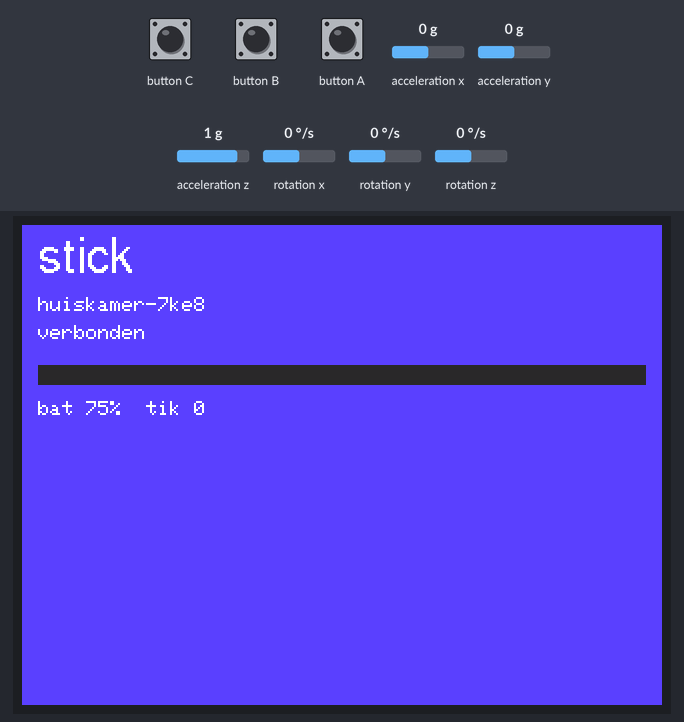
Simulated run of this sketch. Board: ESP32. Shown: 320×240 colour display. The test bench sets the inputs (shaded band); at power-on: acceleration x 0 g, acceleration y 0 g, acceleration z 1 g, rotation x 0 °/s, rotation y 0 °/s, rotation z 0 °/s. WiFi joins after 1.5 s; servers stay silent unless stated; no MQTT or app messages arrive unless stated.

Above: at 3.0 s.
3.1 s: acceleration x set to -1.4 g
At 3.34 s:
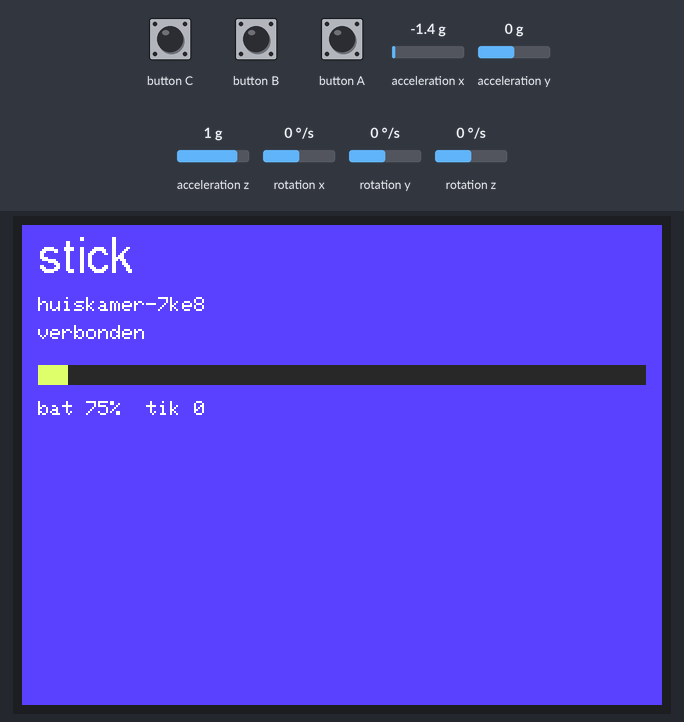
4.7 s: button C pressed for 1 s
7.2 s: button A pressed for 0.15 s
At 8.0 s:
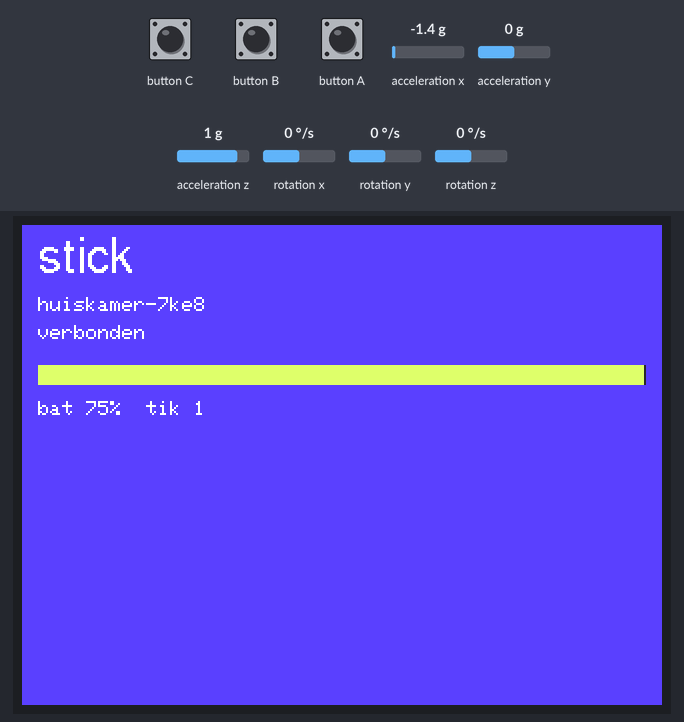
8.9 s: acceleration x set to 0 g
At 9.37 s:
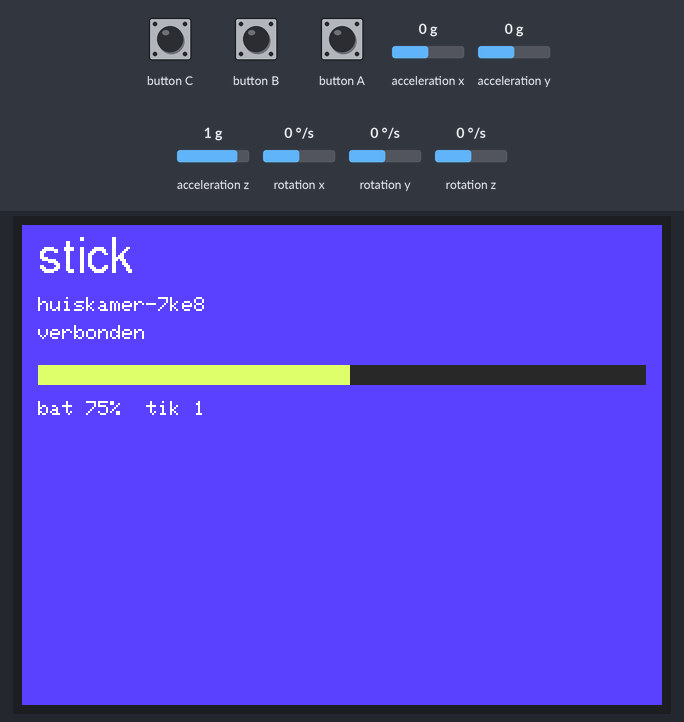
10.7 s: acceleration y set to -1.4 g
At 11.38 s:
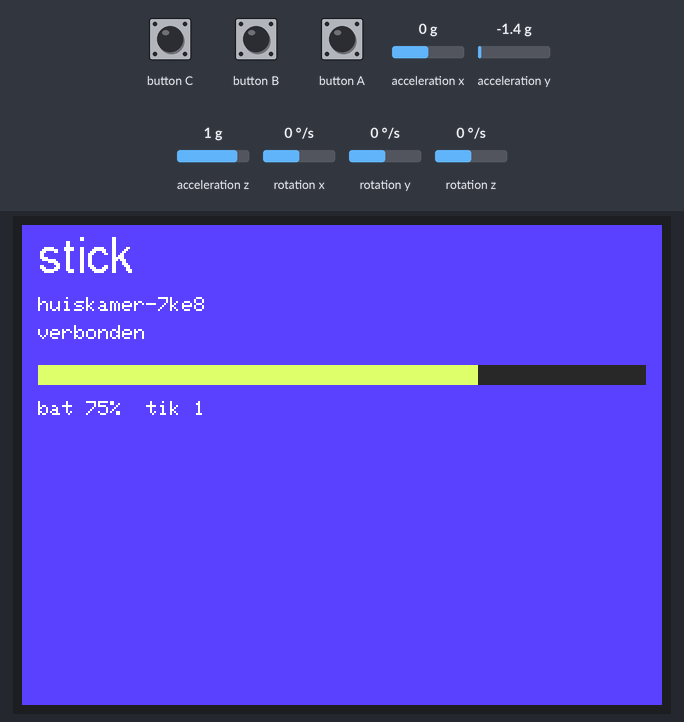
12.5 s: button A pressed for 0.15 s
At 14.3 s:
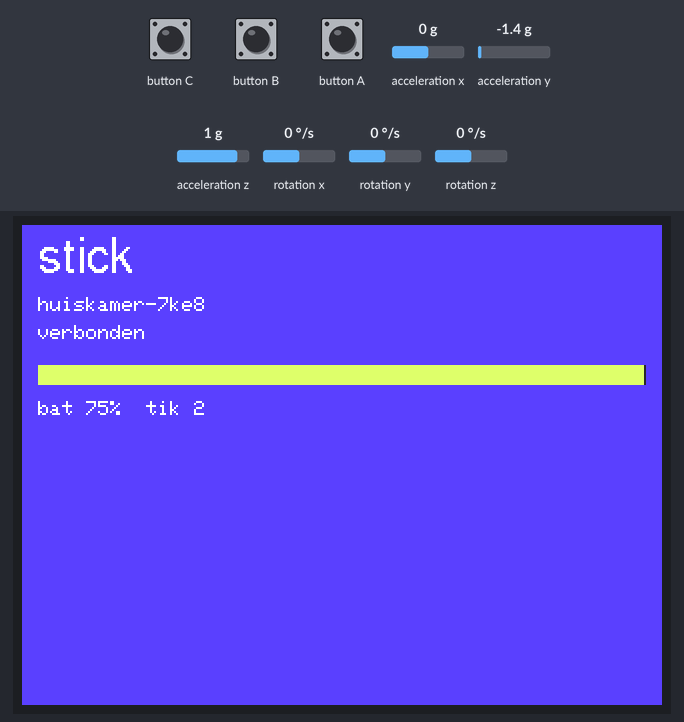
Timing chart, 0 to 15.5 s (numbered marks = the images above; inputs shaded):
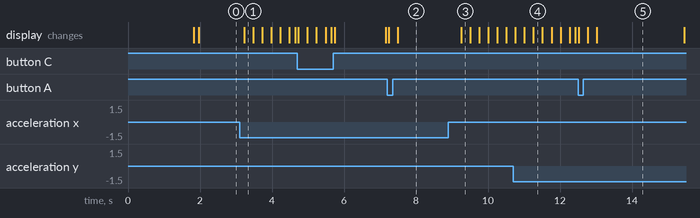

Measured:
- after the input at 3.1 s, the display: changes after 0.12 s (image 1)
- after the input at 7.2 s, the display: first differs from a run without the input after 0.30 s (image 2)
- after the input at 8.9 s, the display: changes after 0.35 s (image 3)

The sketch:

m5stick-zender.ino
```cpp
/*
 * Lummellab · M5StickC Plus2 als bewegingszender
 *
 * Leest de ingebouwde IMU (versnelling + gyro) op 50 Hz en stuurt elke 100 ms
 * een pakketje via wifi/MQTT naar het Lummellab-kanaal:
 *   topic  tuhtf/speelkamer/<KANAAL>/lijf/<id>
 *   json   {"name":"stick","raw":[x,y,z, ...],"g":[gx,gy,gz, ...],"t":ms,"seq":n,"hz":50,"gyro":12.3,"bat":87,"btn":0}
 * raw = versnelling in milli-g. Het Lummellab haalt daar pas, onrust, kanteling,
 * adem en schrik uit (zelfde analyse als voor de Polar H10 en telefoons).
 *
 * Knoppen:
 *   A (groot, voorkant)  korte druk = 'tik' naar het kanaal (btn telt op) · lang = naam wisselen
 *   B (zijkant)          scherm aan/uit (spaart batterij)
 *
 * Instellen: wifi en kanaal komen uit .env of secrets.h (zie instellingen hieronder). Kanaal = de code in het Lummellab
 * (veld naast 'open kanaal'), bijv. huiskamer-7ke8.
 */

#include <M5Unified.h>
#include <WiFi.h>
#include <PubSubClient.h>

// ------------------------------------------------------------------ instellingen
// Wifi en kanaal staan niet in de code. Ze komen (in deze volgorde) uit:
//   1. PlatformIO: ../.env (WIFI_SSID, WIFI_PASS, optioneel M5_KANAAL) via load_env.py
//   2. Arduino IDE: secrets.h naast dit bestand (kopieer secrets.h.example)
//   3. de standaardwaarden hieronder
#if __has_include("secrets.h")
#include "secrets.h"
#endif
#ifndef WIFI_SSID
#define WIFI_SSID "jouw-wifi"               // tip: telefoon-hotspot werkt overal (geen eduroam)
#endif
#ifndef WIFI_PASS
#define WIFI_PASS ""
#endif
#ifndef KANAAL
#define KANAAL "huiskamer-7ke8"             // zelfde code als in het Lummellab (⚙ → kanaal)
#endif
const char* NAMEN[]   = {"stick", "Anouk", "Bram", "Celine", "Daan", "Esra", "Floor", "Gijs", "Hanna"};
const char* BROKER    = "broker.hivemq.com"; // zelfde openbare broker als de webapp (die via wss:8884)
const int   PORT      = 1883;
// --------------------------------------------------------------------------------

const int HZ = 50;            // samples per seconde
const int PER_PACKET = 5;     // 5 samples = 100 ms per bericht

WiFiClient net;
PubSubClient mqtt(net);
String id, topic;
int nameIdx = 0;
int16_t buf[PER_PACKET * 3];
int16_t gbuf[PER_PACKET * 3];   // gyro in graden/s
uint32_t t0 = 0, seq = 0;        // tijd (ms) van het eerste sample in het pakket, volgnummer
int n = 0;
uint32_t nextSample = 0, lastDraw = 0, btnCount = 0;
float gyroEma = 0, actEma = 0;
bool screenOn = true;

void draw(const char* status) {
  if (!screenOn) return;
  auto& d = M5.Display;
  d.startWrite();
  d.fillScreen(0x5A1F);                       // HKU-paars
  d.setTextColor(WHITE, 0x5A1F);
  d.setTextDatum(top_left);
  d.setFont(&fonts::FreeSans12pt7b);
  d.drawString(NAMEN[nameIdx], 8, 6);
  d.setFont(&fonts::Font0);
  d.drawString(KANAAL, 8, 36);
  d.drawString(status, 8, 50);
  // beweging als balk, lime
  int w = (int)(min(1.0f, actEma) * (d.width() - 16));
  d.fillRect(8, 70, d.width() - 16, 10, 0x2945);
  d.fillRect(8, 70, w, 10, 0xDFED);
  char line[40];
  snprintf(line, sizeof line, "bat %d%%  tik %lu", M5.Power.getBatteryLevel(), (unsigned long)btnCount);
  d.drawString(line, 8, 88);
  d.endWrite();
}

void connectWifi() {
  if (WiFi.status() == WL_CONNECTED) return;
  draw("wifi verbinden...");
  WiFi.mode(WIFI_STA);
  WiFi.begin(WIFI_SSID, WIFI_PASS);
  uint32_t t0 = millis();
  while (WiFi.status() != WL_CONNECTED && millis() - t0 < 15000) {
    delay(250);
    M5.update();
  }
}

void connectMqtt() {
  if (mqtt.connected() || WiFi.status() != WL_CONNECTED) return;
  draw("kanaal verbinden...");
  mqtt.connect(("m5-" + id).c_str());
}

void setup() {
  auto cfg = M5.config();
  M5.begin(cfg);
  M5.Display.setRotation(1);
  M5.Imu.begin();
  uint64_t mac = ESP.getEfuseMac();
  char hex[7];
  snprintf(hex, sizeof hex, "%06llx", (unsigned long long)(mac & 0xFFFFFF));
  id = String("m5") + hex;
  topic = String("tuhtf/speelkamer/") + KANAAL + "/lijf/" + id;
  mqtt.setServer(BROKER, PORT);
  mqtt.setBufferSize(1024);
  connectWifi();
  connectMqtt();
  nextSample = millis();
}

void publish() {
  String s = "{\"name\":\"";
  s += NAMEN[nameIdx];
  s += "\",\"src\":\"m5\",\"hz\":";
  s += HZ;
  s += ",\"raw\":[";
  for (int i = 0; i < PER_PACKET * 3; i++) {
    if (i) s += ',';
    s += buf[i];
  }
  s += "],\"g\":[";
  for (int i = 0; i < PER_PACKET * 3; i++) {
    if (i) s += ',';
    s += gbuf[i];
  }
  s += "],\"t\":";
  s += t0;
  s += ",\"seq\":";
  s += seq++;
  s += ",\"gyro\":";
  s += String(gyroEma, 1);
  s += ",\"bat\":";
  s += M5.Power.getBatteryLevel();
  s += ",\"btn\":";
  s += btnCount;
  s += "}";
  mqtt.publish(topic.c_str(), s.c_str());
}

void loop() {
  M5.update();
  if (M5.BtnA.wasClicked()) btnCount++;
  if (M5.BtnA.wasHold()) nameIdx = (nameIdx + 1) % (sizeof(NAMEN) / sizeof(NAMEN[0]));
  if (M5.BtnB.wasClicked()) {
    screenOn = !screenOn;
    M5.Display.setBrightness(screenOn ? 128 : 0);
    if (screenOn) lastDraw = 0;
  }

  if (WiFi.status() != WL_CONNECTED) connectWifi();
  if (!mqtt.connected()) connectMqtt();
  mqtt.loop();

  uint32_t now = millis();
  if ((int32_t)(now - nextSample) >= 0) {
    nextSample += 1000 / HZ;
    if ((int32_t)(now - nextSample) > 200) nextSample = now; // achterstand niet inhalen
    M5.Imu.update();
    auto d = M5.Imu.getImuData();
    // accel in g → milli-g; gyro in graden/s
    if (n == 0) t0 = now;
    gbuf[n * 3 + 0] = (int16_t)d.gyro.x;
    gbuf[n * 3 + 1] = (int16_t)d.gyro.y;
    gbuf[n * 3 + 2] = (int16_t)d.gyro.z;
    buf[n * 3 + 0] = (int16_t)(d.accel.x * 1000);
    buf[n * 3 + 1] = (int16_t)(d.accel.y * 1000);
    buf[n * 3 + 2] = (int16_t)(d.accel.z * 1000);
    float g = sqrtf(d.gyro.x * d.gyro.x + d.gyro.y * d.gyro.y + d.gyro.z * d.gyro.z);
    gyroEma += (g - gyroEma) * 0.1f;
    float mag = sqrtf(d.accel.x * d.accel.x + d.accel.y * d.accel.y + d.accel.z * d.accel.z);
    actEma += (min(1.0f, fabsf(mag - 1.0f) * 4) - actEma) * 0.05f;
    if (++n == PER_PACKET) {
      n = 0;
      if (mqtt.connected()) publish();
    }
  }

  if (now - lastDraw > 250) {
    lastDraw = now;
    draw(mqtt.connected() ? "verbonden" : WiFi.status() == WL_CONNECTED ? "geen kanaal" : "geen wifi");
  }
}
```
